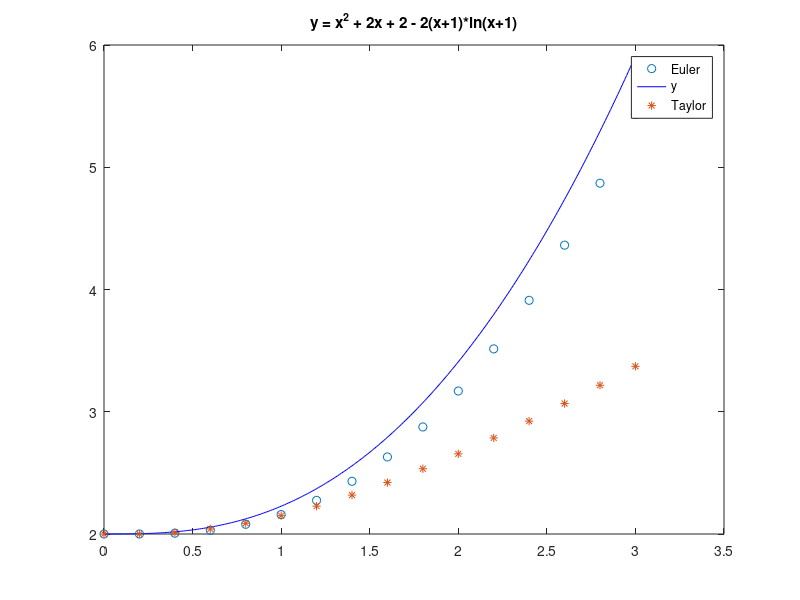

MATLAB code to generate this figure:
function EulersMethod
%Euler

a = 0; %to simeio ekkinisis
b = 3; %to simeio termatismou
y(1)=2; %arxiki sinthiki
x(1)=0; %to Xo
h = 0.2; %vima 0.2
N = (b-a)/h; % N=(b-a)/h => N=15

F= @(x,y) (y+(x^2)-2)/(x+1);

for i=1:N
    y(i+1) = y(i) + h*F(x(i),y(i));
    x(i+1) = x(i) + h;
end

%Akrivis lisi (metavlites 2)
a2 = 0; %to simeio ekkinisis
b2 = 3; %to simeio termatismou
y2(1)=2; %arxiki sinthiki
x2(1)=0; %to Xo
h2 = 0.2; %vima 0.2
N2 = (b2-a2)/h2;

x2 = [0:0.01:3];
y2 = ((x2.^2)+2.*x2+2-2.*(x2+1).*log(x2+1));

%Taylor (metavlites 3)
a3 = 0; %to simeio ekkinisis
b3 = 3; %to simeio termatismou
y3(1)=2; %arxiki sinthiki
x3(1)=0; %to Xo
h3 = 0.2; %vima 0.2
N3 = (b3-a3)/h3;

for k=1:N3
    y3(k+1) = y3(k) + h3*(y3(k)+x3(k)*x3(k)-2)/(x3(k)+1)/(x3(k)+1) +(h3^2)*x3(k)/(x3(k)+1);
    x3(k+1) = x3(k) + h3;
end


plot(x,y,'o');
hold on;
plot(x2,y2,'b');
hold on;
plot(x3,y3,'*');
legend('Euler','y','Taylor','Location','Best');
title('y = x^2 + 2x + 2 - 2(x+1)*ln(x+1)');
%kokkini i euler, ble i akrivis, green i taylor

end





